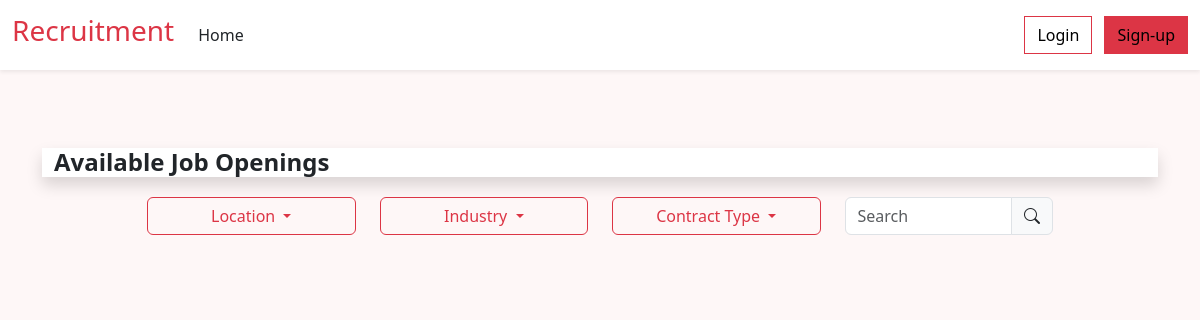
The page /src/shared/frontend/home.php on the database as committed earlier.
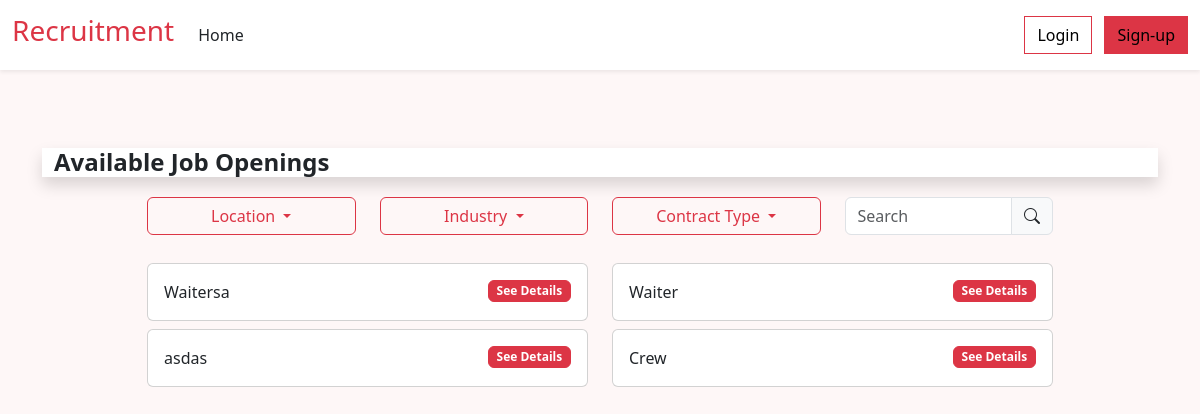
The same page on the database as committed later.
### tables this page shows
CREATE TABLE `mrfs` (
  `id` int(11) NOT NULL,
  `industry` varchar(255) NOT NULL,
  `mrf_status` varchar(255) NOT NULL,
  `closed_date` date NOT NULL,
  `request_date` date NOT NULL DEFAULT current_timestamp(),
  `client` varchar(255) NOT NULL,
  `location` varchar(255) NOT NULL,
  `aging_days` varchar(255) NOT NULL,
  `mrf_number` varchar(255) NOT NULL,
  `new_request` varchar(255) NOT NULL,
  `head_count` int(11) NOT NULL,
  `job_position` varchar(255) NOT NULL,
  `contract_type` varchar(255) NOT NULL,
  `classification` varchar(255) NOT NULL,
  `placed` int(11) NOT NULL,
  `variance` int(11) NOT NULL,
  `cancel` int(11) NOT NULL,
  `job_description` text NOT NULL,
  `qualification` text NOT NULL,
  `remarks` text NOT NULL
);

### src/shared/backend/home_process.php (called while the page is built, shortened)
<?php
include ("dbconn.php");
if (isset($_SESSION['user_id'])) {
    $userId = $_SESSION['user_id'];
    $mrf_status = "Post";
    $query =
        "SELECT mrfs.*
        FROM mrfs
        LEFT JOIN job_applicants ON mrfs.id = job_applicants.job_id AND job_applicants.user_id = ?
        WHERE mrfs.mrf_status = ? AND job_applicants.user_id IS NULL";
    $stmt = $conn->prepare($query);
    $stmt->bind_param("is", $userId, $mrf_status);
    $stmt->execute();
    $result = $stmt->get_result();
    $query2 = "SELECT * FROM user_resumes WHERE user_id=?";
    $stmt2 = $conn->prepare($query2);
    $stmt2->bind_param("i", $userId);
    $stmt2->execute();
    $result2 = $stmt2->get_result();
} else {
    $mrf_status = "Post";
    $query = "SELECT * FROM mrfs WHERE mrf_status = ?";
    $stmt = $conn->prepare($query);
    $stmt->bind_param("s", $mrf_status);
    $stmt->execute();
    $result = $stmt->get_result();
}
?>

### src/shared/frontend/home.php (the view, shortened to what the changed rows need)
<?php
include ("src/shared/backend/home_process.php");
include ("components/header.php");
?>
<div class="container">
    <div class="container bg-transparent  mb-3 ">
        <div class="row">
            <div class="col-lg-10 mx-auto">
                <div class="job_search">
                    <div class="search_result">
                        <div class="row">
                            <?php
                            while ($row = mysqli_fetch_assoc($result)) {
                                ?>
                                <div class="col-md-6 ">
                                    <div class="card mb-2 ">
                                        <div class="card-body">
                                            <div class="row">
                                                <div class="col">
                                                    <p class="card-text job-name">
                                                        <?php echo $row['job_position']; ?>
                                                    </p>
                                                </div>
                                                <div class="col">
                                                    <button type="button" class="btn btn-danger badge float-end"
                                                        data-bs-toggle="modal"
                                                        data-bs-target="#viewJobDetails<?php echo $row['id']; ?>">
                                                        See Details
                                                    </button>
                                                </div>
                                            </div>
                                        </div>
                                    </div>
                                </div>
                                <?php
                            }
                            ?>
                        </div>
                    </div>
                </div>
            </div>
        </div>
    </div>
</div>
<?php include ('components/footer.php'); ?>

Rows that differ between the two databases and show on the page:
added mrfs: job_position "Waitersa"
added mrfs: job_position "Waiter"
added mrfs: job_position "asdas"
added mrfs: job_position "Crew"
